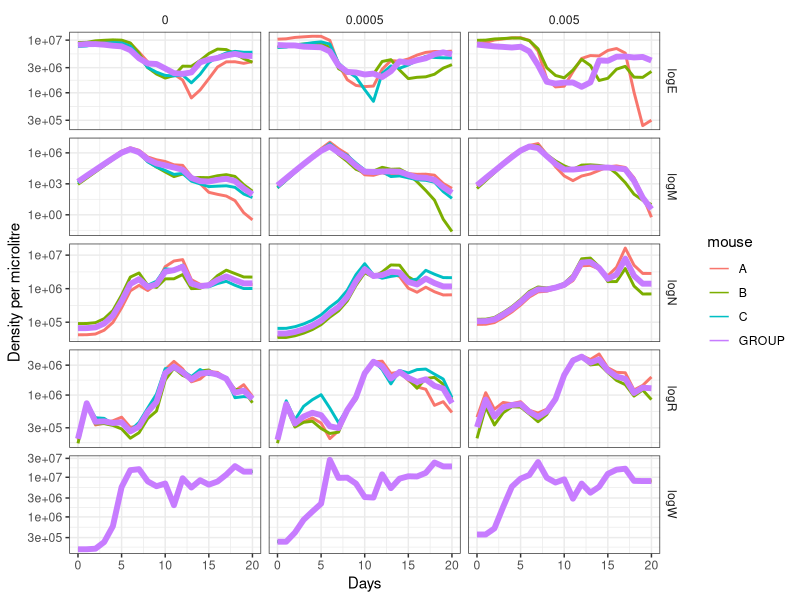
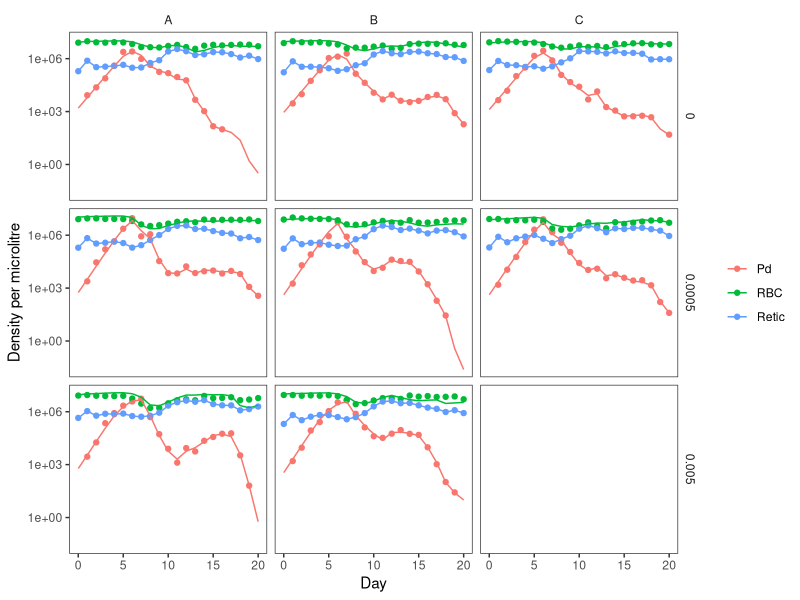
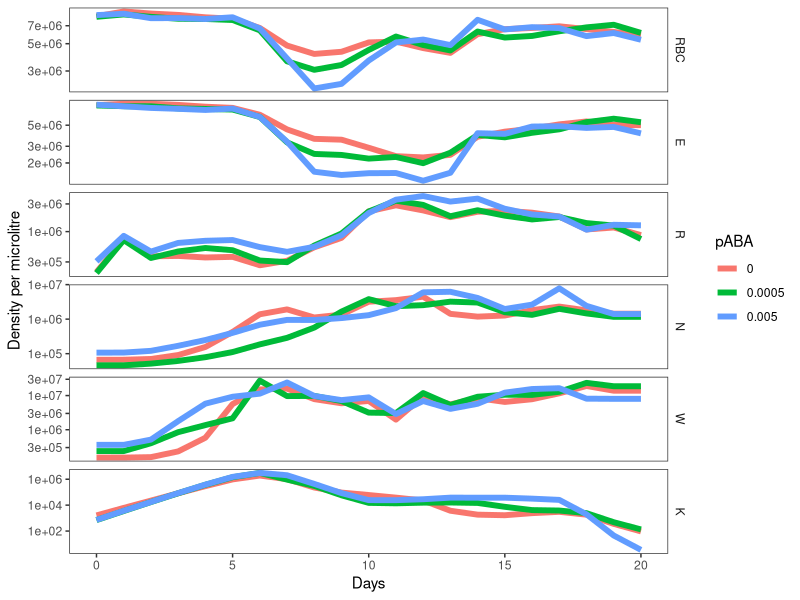
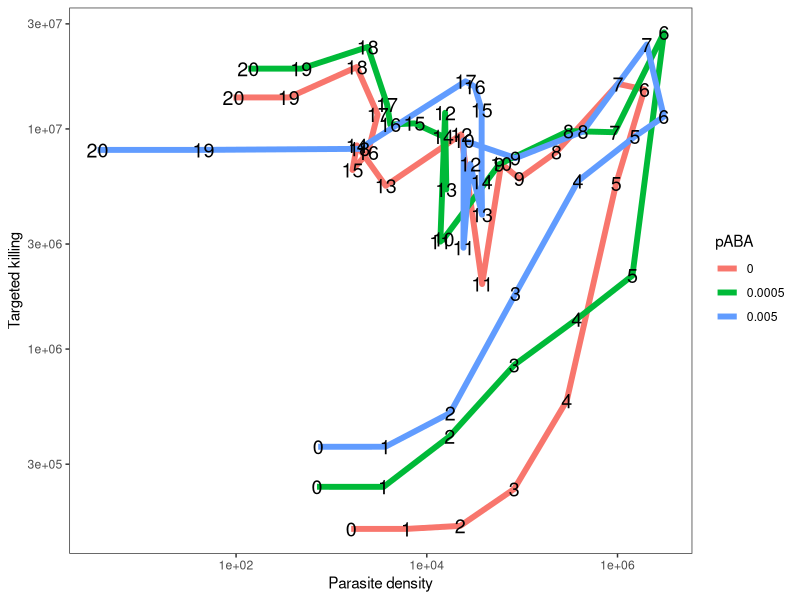
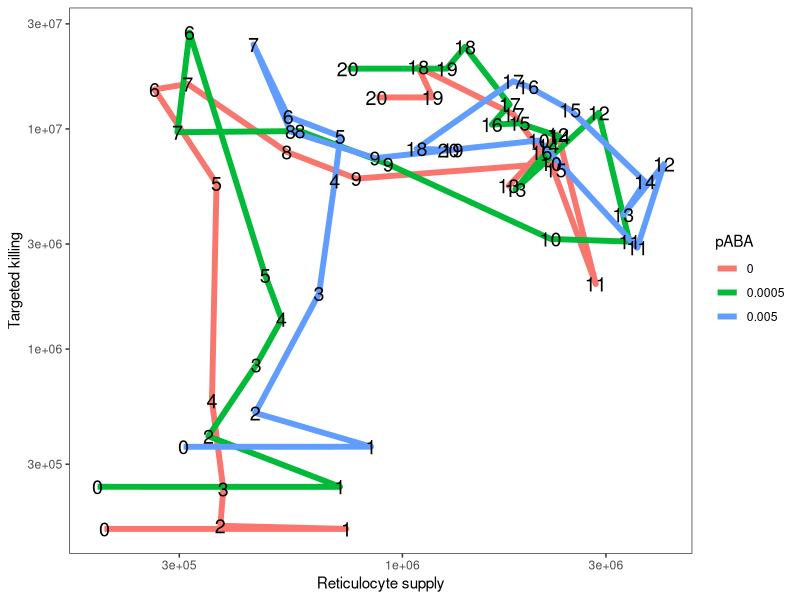
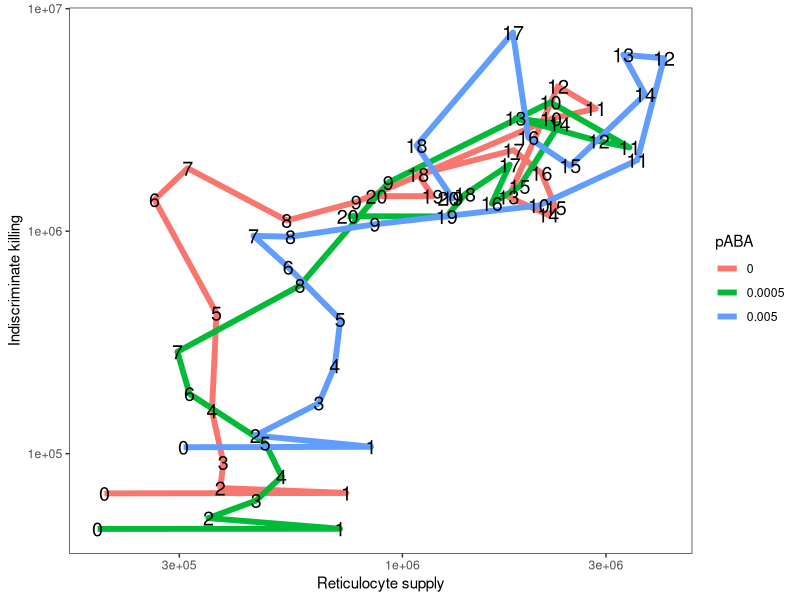
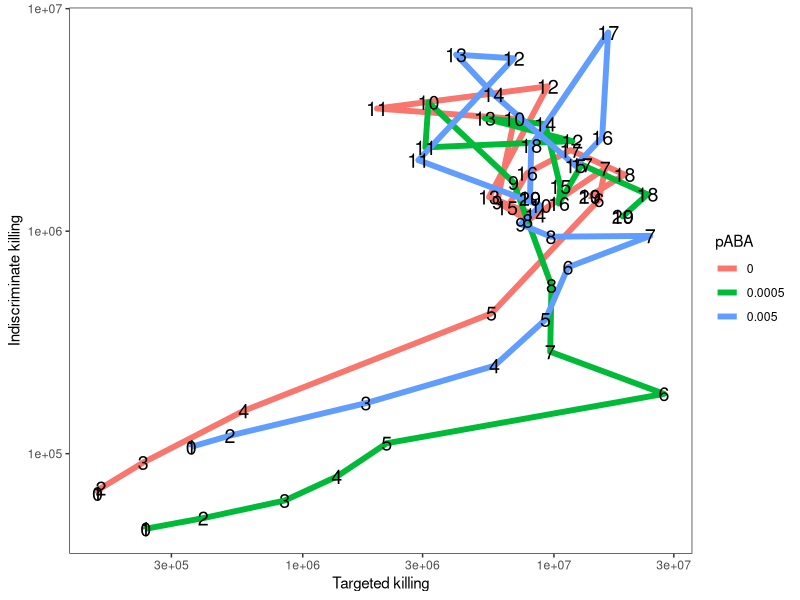
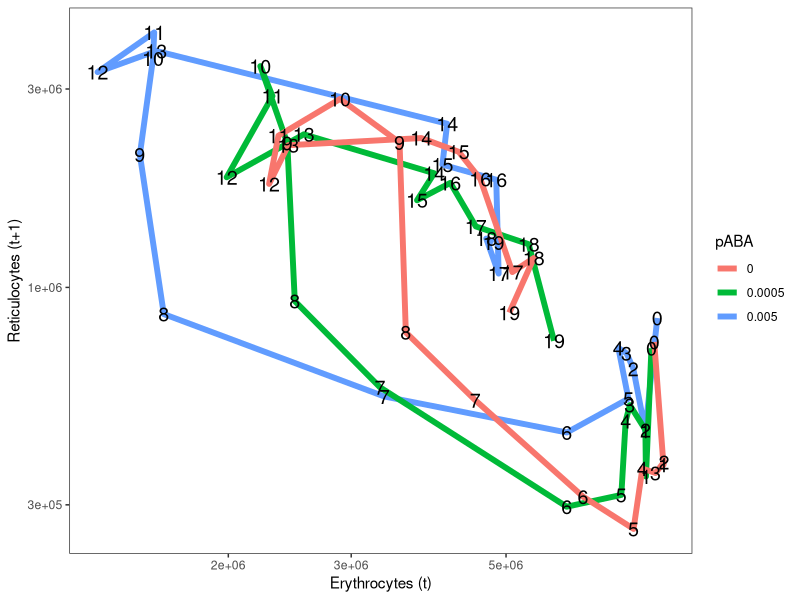

Reproduce these figures in R, in order.
## ---- chunk 1
knitr::opts_chunk$set(echo = TRUE)
## ---- chunk 2
library(tidyverse)
library(scales)
## ---- chunk 3
setwd("~/Documents/GitHub/bdd/nw11_hier/")
## ---- chunk 4
##Read in data
read_csv(
  "data.csv",
  col_types="iiinnnn"
) |>
  mutate(
    mouseid=sprintf("%02d-%02d",box,mouse),
    box=sprintf("%02d",box),
    mouse=sprintf("%02d",mouse),
    paba=as.factor(box),
    rbc_density=rbc_density/1000,
    paba=case_match(
      paba,
      "01"~"0.05",
      "02"~"0.005",
      "03"~"0.0005",
      "04"~"0",
      "05"~"control"
    )
  ) |>
  select(
    day,
    mouseid,
    paba,
    box,
    mouse,
    Pd=ama_density,
    RBC=rbc_density,
    Ter119=ter119_density,
    CD71=cd71_density
  ) |>
  arrange(mouseid,day) |>
  mutate(
    paba=as.character(paba),
    Ter119=if_else(Ter119==0,NA_real_,Ter119),
    CD71=if_else(CD71==0,NA_real_,CD71),
    Eryth=(1-CD71/Ter119)*RBC,
    Retic=CD71/Ter119*RBC,
    mouse=case_when(
      mouse=="01"~"A",
      mouse=="02"~"B",
      mouse=="03"~"C",
      TRUE~NA_character_
    )
  ) -> data_full
## ---- chunk 5
coef_df <- read_csv("est_coefs_joint.csv")
po_df <- read_csv("est_po_joint.csv") |>
  mutate(pABA=case_match(
    box,
    "01"~"0.05",
    "02"~"0.005",
    "03"~"0.0005",
    "04"~"0",
    "05"~"control"
  ))

## ---- chunk 6
po_df |> 
  ggplot(aes(x=time,y=value,color=mouse,linewidth=mouse=="GROUP"))+
  geom_line()+
  scale_linewidth_manual(guide="none",values=c(`TRUE`=2,`FALSE`=1))+
  scale_y_log10()+
  xlab("Days")+ylab("Density per microlitre")+
  facet_grid(name~pABA,scales="free_y")+
  theme_bw()+
  theme(
    strip.background = element_blank()
  )
## ---- chunk 7
po_df |>
  filter(mouse!="GROUP",name%in%c("logE","logR","logM")) |>
  pivot_wider(names_from=name,values_from=value) |>
  mutate(K=(logR+logE)*(1-exp(-logM/(logR+logE))),
         RBC=logR+logE) |>
  select(time,mouse,box,pABA,RBC,Retic=logR,Pd=K) |>
  unite("ID",c(time,box,mouse),sep="_",remove=F) -> fits

data_full |>
  select(time=day,pABA=paba,box,mouse,Pd,RBC,Retic) |>
  unite("ID",c(time,box,mouse),sep="_",remove=F) -> data

data <- slice(data,which(data$ID%in%fits$ID))

fits |> pivot_longer(-c(ID,time,mouse,box,pABA)) -> fits
data |> pivot_longer(-c(ID,time,mouse,box,pABA)) -> data
  
ggplot()+
  geom_point(data=data,aes(x=time,y=value,col=name))+
  geom_line(data=fits,aes(x=time,y=value,col=name))+
  facet_grid(pABA~mouse)+
  scale_y_log10()+
  xlab("Day")+ylab("Density per microlitre")+
  theme_bw()+
  theme(strip.background=element_blank(),
        legend.title=element_blank(),
        panel.grid = element_blank()
        )
## ---- chunk 8
po_df |>
  filter(mouse=="GROUP") |>
  pivot_wider(names_from=name,values_from=value) |>
  mutate(K=(logR+logE)*(1-exp(-logM/(logR+logE))),
         RBC=logR+logE) |>
  select(time,mouse,box,pABA,RBC,E=logE,R=logR,K,N=logN,W=logW) |>
  pivot_longer(-c(time,mouse,box,pABA)) -> group.fits

group.fits$name <- factor(group.fits$name,levels=c("RBC","E","R","N","W","K"))

group.fits |>
  ggplot(aes(x=time,y=value,color=pABA))+
  geom_line(linewidth=2)+
  scale_y_log10()+
  xlab("Days")+ylab("Density per microlitre")+
  facet_grid(name~.,scales="free_y")+
  theme_bw()+
  theme(strip.background=element_blank(),
        panel.grid = element_blank()
        )
## ---- chunk 9
po_df |>
  filter(mouse=="GROUP") |>
  pivot_wider(names_from=name,values_from=value) |>
  mutate(K=(logR+logE)*(1-exp(-logM/(logR+logE))),
         RBC=logR+logE) |>
  select(time,mouse,box,pABA,RBC,E=logE,R=logR,K,N=logN,W=logW) -> swirls

swirls |>
  ggplot(aes(x=K,y=W,color=pABA))+
  geom_path(linewidth=2)+
  geom_text(aes(label=time),col="black",size=5)+
  scale_x_log10()+scale_y_log10()+
  xlab("Parasite density")+ylab("Targeted killing")+
  theme_bw()+
  theme(
        panel.grid = element_blank()
        )

swirls |>
  ggplot(aes(x=R,y=W,color=pABA))+
  geom_path(linewidth=2)+
  geom_text(aes(label=time),col="black",size=5)+
  scale_x_log10()+scale_y_log10()+
  xlab("Reticulocyte supply")+ylab("Targeted killing")+
  theme_bw()+
  theme(
        panel.grid = element_blank()
        )

swirls |>
  ggplot(aes(x=R,y=N,color=pABA))+
  geom_path(linewidth=2)+
  geom_text(aes(label=time),col="black",size=5)+
  scale_x_log10()+scale_y_log10()+
  xlab("Reticulocyte supply")+ylab("Indiscriminate killing")+
  theme_bw()+
  theme(
        panel.grid = element_blank()
        )

swirls |>
  ggplot(aes(x=W,y=N,color=pABA))+
  geom_path(linewidth=2)+
  geom_text(aes(label=time),col="black",size=5)+
  scale_x_log10()+scale_y_log10()+
  xlab("Targeted killing")+ylab("Indiscriminate killing")+
  theme_bw()+
  theme(
        panel.grid = element_blank()
        )
## ---- chunk 10
ggplot()+
  geom_path(data=swirls|>filter(pABA=="0.005"),aes(x=E,y=lead(R),color=pABA),linewidth=2)+
  geom_path(data=swirls|>filter(pABA=="0.0005"),aes(x=E,y=lead(R),color=pABA),linewidth=2)+
  geom_path(data=swirls|>filter(pABA=="0"),aes(x=E,y=lead(R),color=pABA),linewidth=2)+
  geom_text(data=swirls|>filter(pABA=="0.005"),aes(x=E,y=lead(R),label=time),col="black",size=5)+
  geom_text(data=swirls|>filter(pABA=="0.0005"),aes(x=E,y=lead(R),label=time),col="black",size=5)+
  geom_text(data=swirls|>filter(pABA=="0"),aes(x=E,y=lead(R),label=time),col="black",size=5)+
  scale_x_log10()+scale_y_log10()+
  xlab("Erythrocytes (t)")+ylab("Reticulocytes (t+1)")+
  theme_bw()+
  theme(
        panel.grid = element_blank()
        )

ggplot()+
  geom_path(data=swirls|>filter(pABA=="0.005"),aes(x=RBC,y=lead(R),color=pABA),linewidth=2)+
  geom_path(data=swirls|>filter(pABA=="0.0005"),aes(x=RBC,y=lead(R),color=pABA),linewidth=2)+
  geom_path(data=swirls|>filter(pABA=="0"),aes(x=RBC,y=lead(R),color=pABA),linewidth=2)+
  geom_text(data=swirls|>filter(pABA=="0.005"),aes(x=RBC,y=lead(R),label=time),col="black",size=5)+
  geom_text(data=swirls|>filter(pABA=="0.0005"),aes(x=RBC,y=lead(R),label=time),col="black",size=5)+
  geom_text(data=swirls|>filter(pABA=="0"),aes(x=RBC,y=lead(R),label=time),col="black",size=5)+
  scale_x_log10()+scale_y_log10()+
  xlab("Total RBCs (t)")+ylab("Reticulocytes (t+1)")+
  theme_bw()+
  theme(
        panel.grid = element_blank()
        )

ggplot()+
  geom_text(data=swirls|>filter(pABA=="0.005"),aes(x=E,y=lead(R),color=pABA,label=time),size=5)+
  geom_text(data=swirls|>filter(pABA=="0.0005"),aes(x=E,y=lead(R),color=pABA,label=time),size=5)+
  geom_text(data=swirls|>filter(pABA=="0"),aes(x=E,y=lead(R),color=pABA,label=time),size=5)+
  xlab("Erythrocytes (t)")+ylab("Reticulocytes (t+1)")+
  theme_bw()+
  theme(
        panel.grid = element_blank()
        )

ggplot()+
  geom_text(data=swirls|>filter(pABA=="0.005"),aes(x=RBC,y=lead(R),color=pABA,label=time),size=5)+
  geom_text(data=swirls|>filter(pABA=="0.0005"),aes(x=RBC,y=lead(R),color=pABA,label=time),size=5)+
  geom_text(data=swirls|>filter(pABA=="0"),aes(x=RBC,y=lead(R),color=pABA,label=time),size=5)+
  xlab("Total RBCs (t)")+ylab("Reticulocytes (t+1)")+
  theme_bw()+
  theme(
        panel.grid = element_blank()
        )

ggplot()+
  geom_text(data=swirls|>filter(pABA=="0.005",time<=6),aes(x=E,y=lead(R),color=pABA,label=time),size=5)+
  geom_text(data=swirls|>filter(pABA=="0.0005",time<=6),aes(x=E,y=lead(R),color=pABA,label=time),size=5)+
  geom_text(data=swirls|>filter(pABA=="0",time<=6),aes(x=E,y=lead(R),color=pABA,label=time),size=5)+
  xlab("Erythrocytes (t)")+ylab("Reticulocytes (t+1)")+
  theme_bw()+
  ggtitle("Through peak parasitaemia")+
  theme(
        panel.grid = element_blank()
        )

ggplot()+
  geom_text(data=swirls|>filter(pABA=="0.005",time>6),aes(x=E,y=lead(R),color=pABA,label=time),size=5)+
  geom_text(data=swirls|>filter(pABA=="0.0005",time>6),aes(x=E,y=lead(R),color=pABA,label=time),size=5)+
  geom_text(data=swirls|>filter(pABA=="0",time>6),aes(x=E,y=lead(R),color=pABA,label=time),size=5)+
  xlab("Erythrocytes (t)")+ylab("Reticulocytes (t+1)")+
  theme_bw()+
  ggtitle("Post peak parasitaemia")+
  theme(
        panel.grid = element_blank()
        )
